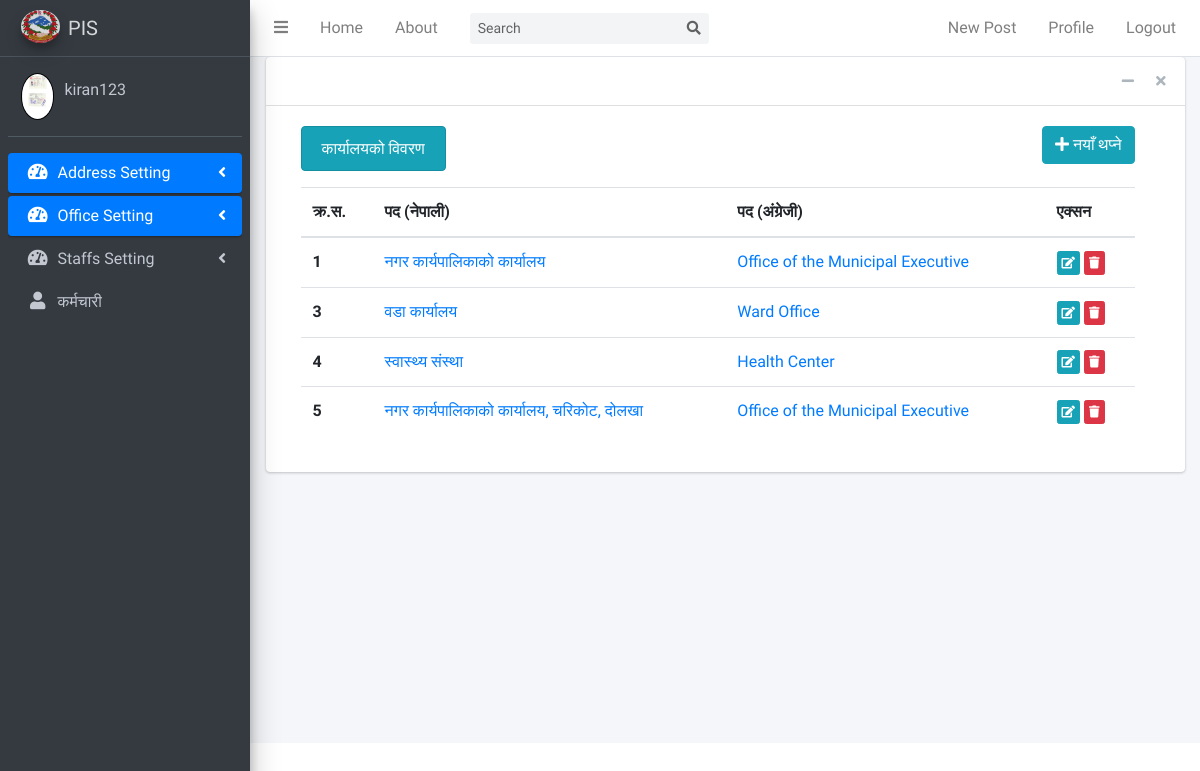
Page /officetype/list (signed in) on the committed database.
### users/models.py (models this page shows, shortened)
class Profile(models.Model):
    user = models.OneToOneField(User, on_delete=models.CASCADE)
    image = models.ImageField(default='default.jpg', upload_to='profile_pics')

### officedata/models.py (models this page shows, shortened)
class Officetype(models.Model):
    officetype_nepali = models.CharField(max_length=70, verbose_name="कार्यालयको किसिम")
    officetype_english = models.CharField(max_length=70, verbose_name="Office Type")
    created_by = models.ForeignKey(User, on_delete=models.CASCADE)
    created_date = models.DateTimeField(default=timezone.now)

### officedata/views.py (the view)
# urls.py: path('officetype/list', OfficeTypeListView.as_view(), name='officetype-list'),
class OfficeTypeListView(LoginRequiredMixin, ListView):
    model = Officetype
    template_name = 'officetype/officetype_list.html'

### officedata/templates/officedata/officetype_list.html (shortened to what this page needs)
{% extends "blog/base.html" %}
{% load crispy_forms_tags %}
{% block content %}
<div class="col-md-12">
      <div class="d-flex justify-content-between">
        <div><h6 class="text-center alert alert-info">कार्यालयको विवरण</h6></div>
        <div>
            <a href="{% url 'officetype-create' %}" class="btn btn-info btn-bg">
                  <i class="fas fa-plus"></i> नयाँ थप्ने
            </a>
        </div>
    </div>
    <table class="table table-hover">
        <thead>
        <tr>
            <th scope="col">क्र.स.</th>
            <th scope="col">पद (नेपाली)</th>
            <th scope="col">पद (अंग्रेजी)</th>
            <th scope="col">एक्सन</th>
        </tr>
        </thead>
        <tbody>
        {% for officetype in officetype_list %}
        <tr>
            <th scope="row">{{ officetype.id }}</th>
            <td><a href="#">{{ officetype.officetype_nepali }}</a></td>
            <td><a href="#">{{ officetype.officetype_english }}</a></td>
            <td>
                <a href="{% url 'officetype-update' officetype.id %}" class="btn btn-info btn-xs">
                    <i class="fas fa-edit"></i>
                </a>
                <a href="{% url 'officetype-delete' officetype.id %}" class="btn btn-danger btn-xs">
                    <i class="fas fa-trash"></i>
                </a>
            </td>
        </tr>
        {% endfor %}
        </tbody>
    </table>
</div>
{% endblock content %}

### blog/templates/blog/base.html (shortened to what this page needs)
{% load static %}
<!DOCTYPE html>
<html>
<head>
    <link rel="stylesheet" href="{% static 'blog/plugins/fontawesome-free/css/all.min.css' %}">
    <link rel="stylesheet" href="https://code.ionicframework.com/ionicons/2.0.1/css/ionicons.min.css">
    <link rel="stylesheet" href="{% static 'blog/plugins/overlayScrollbars/css/OverlayScrollbars.min.css' %}">
    <link rel="stylesheet" href="{% static 'blog/plugins/datatables-bs4/css/dataTables.bootstrap4.min.css' %}">
    <link rel="stylesheet" href="{% static 'blog/plugins/datatables-responsive/css/responsive.bootstrap4.min.css' %}">
    <link rel="stylesheet" href="{% static 'blog/dist/css/adminlte.min.css' %}">
</head>
<body class="hold-transition sidebar-mini layout-fixed">
<div class="wrapper">
    <nav class="main-header navbar navbar-expand navbar-white navbar-light">
        <ul class="navbar-nav">
            <li class="nav-item">
                <a class="nav-link" data-widget="pushmenu" href="#" role="button"><i class="fas fa-bars"></i></a>
            </li>
            <li class="nav-item d-none d-sm-inline-block">
                <a class="nav-item nav-link" href="{% url 'blog-home' %}">Home</a>
            </li>
            <li class="nav-item d-none d-sm-inline-block">
                <a class="nav-item nav-link" href="{% url 'blog-about' %}">About</a>
            </li>
        </ul>
        <form class="form-inline ml-3">
            <div class="input-group input-group-sm">
                <input class="form-control form-control-navbar" type="search" placeholder="Search" aria-label="Search">
                <div class="input-group-append">
                    <button class="btn btn-navbar" type="submit">
                        <i class="fas fa-search"></i>
                    </button>
                </div>
            </div>
        </form>
        <ul class="navbar-nav ml-auto">
            {% if user.is_authenticated %}
            <a class="nav-item nav-link" href="{% url 'post-create' %}">New Post</a>
            <a class="nav-item nav-link" href="{% url 'profile' %}">Profile</a>
            <a class="nav-item nav-link" href="{% url 'logout' %}">Logout</a>
            {% else %}
            <a class="nav-item nav-link" href="{% url 'login' %}">Login</a>
            <a class="nav-item nav-link" href="{% url 'register' %}">Register</a>
            {% endif %}
        </ul>
    </nav>
    <aside class="main-sidebar sidebar-dark-primary elevation-4">
        <a href="{% url 'blog-home' %}" class="brand-link">
            <img src="{% static 'blog/images/logo.jpg' %}"
                 alt="AdminLTE Logo"
                 class="brand-image img-circle elevation-3"
                 style="opacity: .8">
            <span class="brand-text font-weight-light">PIS</span>
        </a>
        <div class="sidebar">
            <div class="user-panel mt-3 pb-3 mb-3 d-flex">
                <div class="image">
                    <img src="{{ user.profile.image.url }}" class="rounded-circle account-img" alt="User Image"
                         width="42" height="24" style="border:1px solid black">
                </div>
                <div class="info">
                    <a href="{% url 'profile' %}" class="d-block">{{ user.username }}</a>
                </div>
            </div>
            <nav class="mt-2">
                <ul class="nav nav-pills nav-sidebar flex-column" data-widget="treeview" role="menu"
                    data-accordion="false">
                    <li class="nav-item has-treeview">
                        <a href="/" class="nav-link active">
                            <i class="nav-icon fas fa-tachometer-alt"></i>
                            <p>
                                Address Setting
                                <i class="right fas fa-angle-left"></i>
                            </p>
                        </a>
                    </li>
                    <li class="nav-item has-treeview">
                        <a href="{% url 'allofficedata-list' %}" class="nav-link active">
                            <i class="nav-icon fas fa-tachometer-alt"></i>
                            <p>
                                Office Setting
                                <i class="right fas fa-angle-left"></i>
                            </p>
                        </a>
                    </li>
                    <li class="nav-item has-treeview">
                        <a href="{% url 'allofficialdata-list' %}" class="nav-link inactive">
                            <i class="nav-icon fas fa-tachometer-alt"></i>
                            <p>
                                Staffs Setting
                                <i class="right fas fa-angle-left"></i>
                            </p>
                        </a>
                    </li>
                    <li class="nav-item">
                        <a href="{% url 'staff-create' %}" class="nav-link">
                            <i class="nav-icon fas fa-user"></i>
                            <p>
                                कर्मचारी
                            </p>
                        </a>
                    </li>
                </ul>
            </nav>
        </div>
    </aside>
    <div class="content-wrapper">
        <section class="content">
            <div class="container-fluid">
                <div class="row">
                    <div class="col-md-12">
                        <div class="card">
                            <div class="card-header">
                                <div class="card-tools">
                                    <button type="button" class="btn btn-tool" data-card-widget="collapse"
                                            data-toggle="tooltip" title="Collapse">
                                        <i class="fas fa-minus"></i></button>
                                    <button type="button" class="btn btn-tool" data-card-widget="remove"
                                            data-toggle="tooltip" title="Remove">
                                        <i class="fas fa-times"></i></button>
                                </div>
                            </div>
                            <div class="card-body">
                                <div class="row col-md-12">
                                    <div class="col-md-12">
                                        {% block content %}{% endblock %}
</body>
</html>

### rows in the picture
Officetype: id "1", officetype_nepali "नगर कार्यपालिकाको कार्यालय", officetype_english "Office of the Municipal Executive"
Officetype: id "3", officetype_nepali "वडा कार्यालय", officetype_english "Ward Office"
Officetype: id "4", officetype_nepali "स्वास्थ्य संस्था", officetype_english "Health Center"
Officetype: id "5", officetype_nepali "नगर कार्यपालिकाको कार्यालय, चरिकोट, दोलखा", officetype_english "Office of the Municipal Executive"

### other values in the picture
{{ user.username }} "kiran123"
